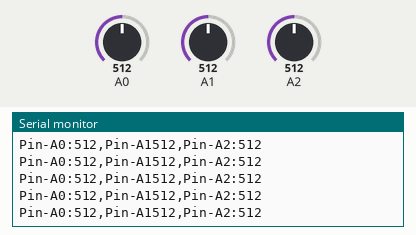
Simulated run of this sketch. Board: Arduino Uno, built with avr-gcc and run on an emulated ATmega328P. On the bench: the last lines printed to the serial monitor. Inputs (shaded band) come from the test bench; at power-on: A0 = 512, A1 = 512, A2 = 512.

Above: at 1.2 s.
1.3 s: A0 set to 105
At 2.3 s:
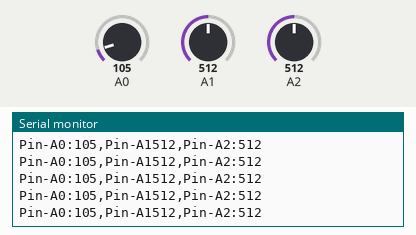
2.8 s: A0 set to 91
At 3.5 s:
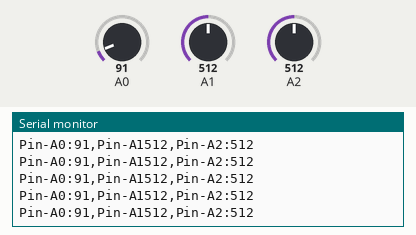
5.8 s: A1 set to 111
At 6.9 s:
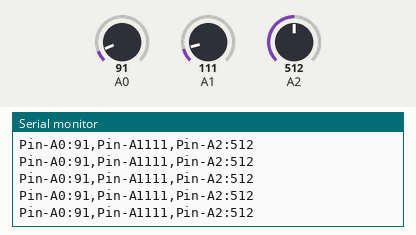
8.8 s: A1 set to 88
At 9.9 s:
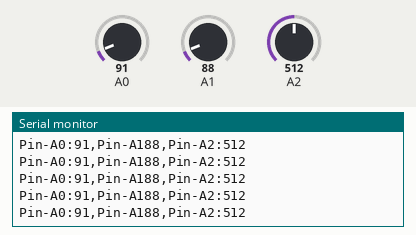
10.3 s: A2 set to 985
At 11.0 s:
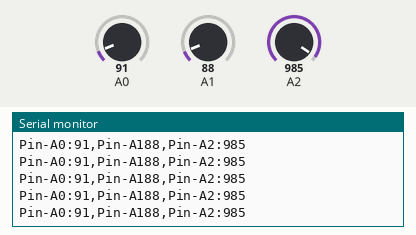
11.8 s: A2 set to 1007
At 12.4 s:
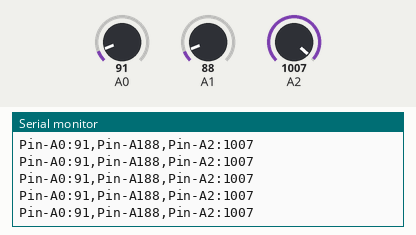
Timing chart, 0 to 14.8 s (numbered marks = the images above; inputs shaded):
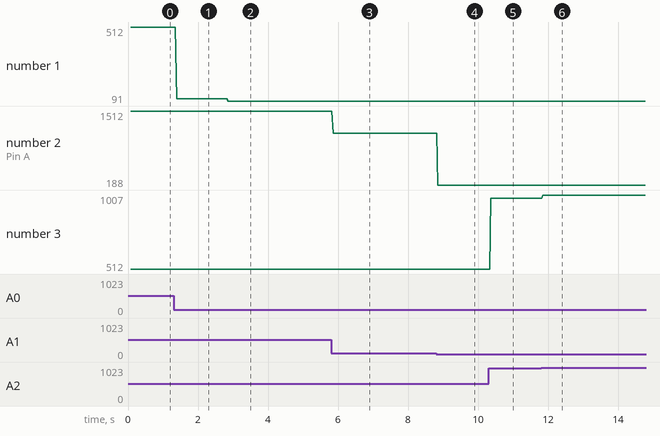

The sketch:

01.serialMonitor.ino
```cpp
/*
  Author: Daniel SDLF`

  Learning Intention:
  The students will understand the difference between the inbuilt setup and loop methods,
  and understand the basics of the serial monitor'.

  Success Criteria:
    1.  I understand the different behaviours of the setup and loop methods
    2.  I can print information to the serial monitor
    3.  I can print information to a new line of the serial monitor
    4.  I understand the impact of having more than one setup or loop methods in my sketch
    5.  I understand `//` and `\/* *\/` comments

  Student Notes:

  Documentation:
    https://www.arduino.cc/reference/en/language/functions/communication/serial/
    https://docs.arduino.cc/software/ide-v2/tutorials/ide-v2-serial-plotter
*/


// The setup function runs once when you press reset or power the board
void setup() {
  // Setup a serial connection and configure the commnication speed
  Serial.begin(9600);
  // Debug serial connection by printing a confirmation to the serial monitor
  Serial.print("Serial monitor is configured to 9600 baud rate");
}


// The loop function runs over and over again forever
void loop() {
  Serial.print("Pin-A0:");
  Serial.print(analogRead(0));
  Serial.print(",");
  Serial.print("Pin-A1");
  Serial.print(analogRead(A1));
  Serial.print(",");
  Serial.print("Pin-A2:");
  Serial.println(analogRead(A2));
}
```

Measured:
- after the input at 1.3 s, the serial monitor: prints a new line after 0.09 s (image 1)
- after the input at 2.8 s, the serial monitor: prints a new line after 0.06 s (image 2)
- after the input at 5.8 s, the serial monitor: prints a new line after 0.06 s (image 3)
- after the input at 8.8 s, the serial monitor: prints a new line after 0.05 s (image 4)
- after the input at 10.3 s, the serial monitor: prints a new line after 0.07 s (image 5)
- after the input at 11.8 s, the serial monitor: prints a new line after 0.05 s (image 6)
- plotted number 1: 512 → 105 after the input at 1.3 s, 105 → 91 after the input at 2.8 s
- plotted number 2: 1512 → 1111 after the input at 5.8 s, 1111 → 188 after the input at 8.8 s
